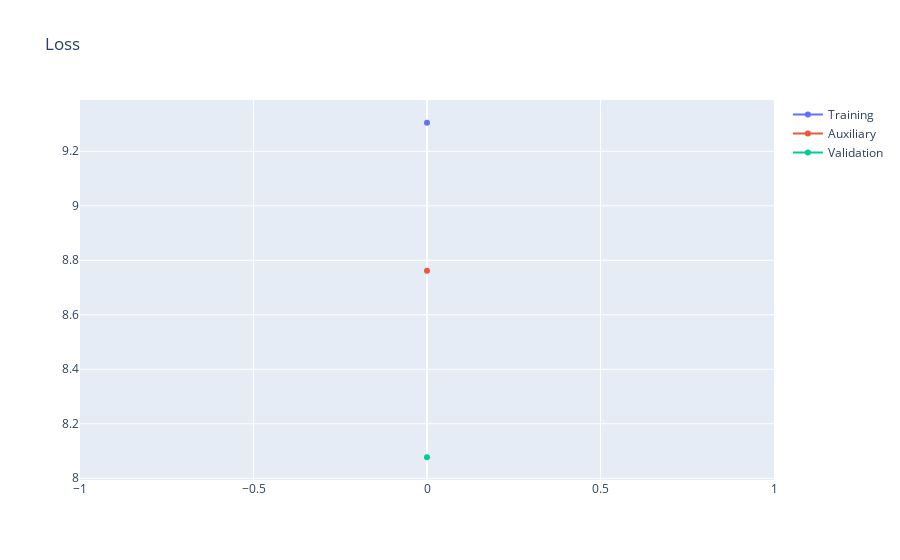
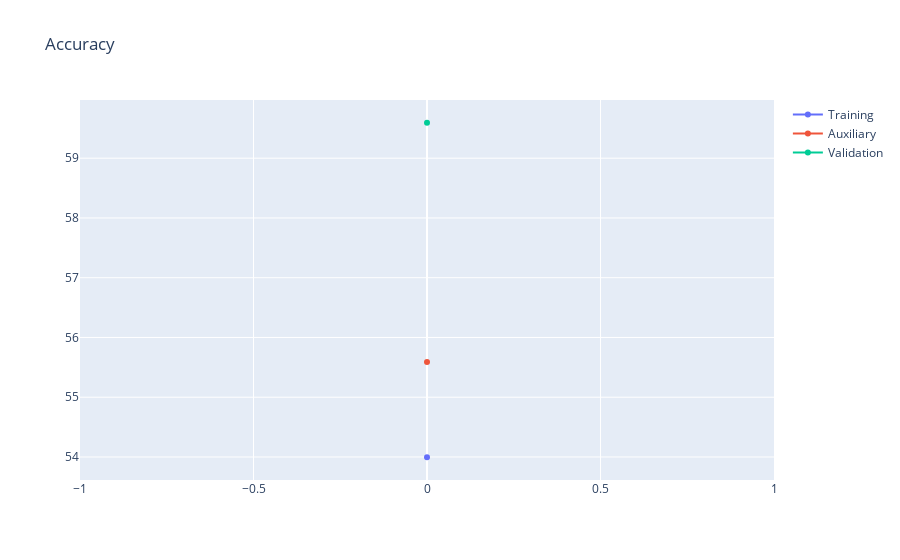
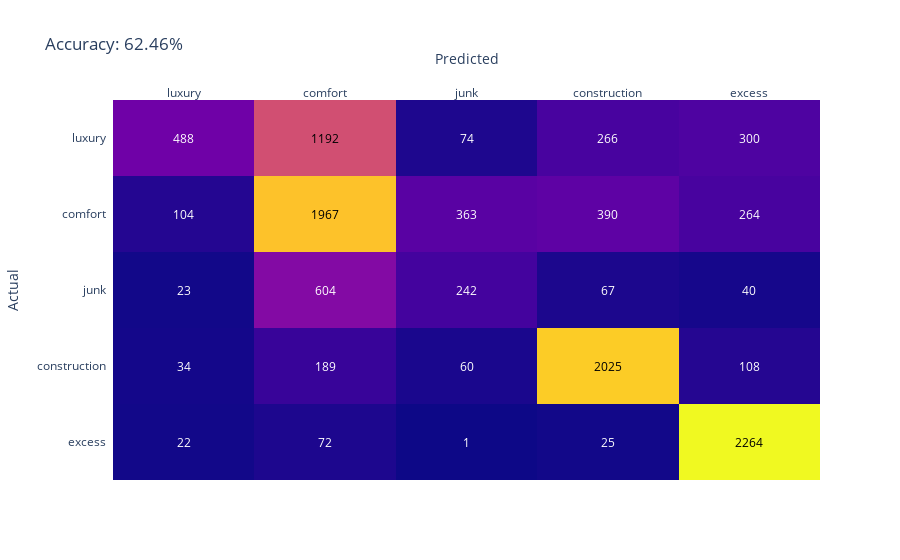

Notebook code for these charts, in order:
### Code cell
%%time
test(train())

### Figure 1 — Plotly figure (JSON) as saved in the notebook; plotly's stock layout.template omitted (floating-point values rounded to 4 significant figures)
{"data": [{"name": "Training", "type": "scatter", "x": [0], "y": [9.305]}, {"name": "Auxiliary", "type": "scatter", "x": [0], "y": [8.762]}, {"name": "Validation", "type": "scatter", "x": [0], "y": [8.077]}], "layout": {"title": {"text": "Loss"}}}

### Figure 2 — Plotly figure (JSON) as saved in the notebook; plotly's stock layout.template omitted (floating-point values rounded to 4 significant figures)
{"data": [{"name": "Training", "type": "scatter", "x": [0], "y": [54.0]}, {"name": "Auxiliary", "type": "scatter", "x": [0], "y": [55.59]}, {"name": "Validation", "type": "scatter", "x": [0], "y": [59.59]}], "layout": {"title": {"text": "Accuracy"}}}

### Figure 3 — Plotly figure (JSON) as saved in the notebook; plotly's stock layout.template omitted (floating-point values rounded to 4 significant figures)
{"data": [{"colorscale": [[0, "#0d0887"], [0.1111, "#46039f"], [0.2222, "#7201a8"], [0.3333, "#9c179e"], [0.4444, "#bd3786"], [0.5556, "#d8576b"], [0.6667, "#ed7953"], [0.7778, "#fb9f3a"], [0.8889, "#fdca26"], [1, "#f0f921"]], "hoverinfo": "skip", "reversescale": false, "showscale": false, "type": "heatmap", "x": ["luxury", "comfort", "junk", "construction", "excess"], "y": ["luxury", "comfort", "junk", "construction", "excess"], "z": [[488, 1192, 74, 266, 300], [104, 1967, 363, 390, 264], [23, 604, 242, 67, 40], [34, 189, 60, 2025, 108], [22, 72, 1, 25, 2264]]}], "layout": {"annotations": [{"font": {"color": "#FFFFFF"}, "showarrow": false, "text": "488", "x": "luxury", "xref": "x", "y": "luxury", "yref": "y"}, {"font": {"color": "#000000"}, "showarrow": false, "text": "1192", "x": "comfort", "xref": "x", "y": "luxury", "yref": "y"}, {"font": {"color": "#FFFFFF"}, "showarrow": false, "text": "74", "x": "junk", "xref": "x", "y": "luxury", "yref": "y"}, {"font": {"color": "#FFFFFF"}, "showarrow": false, "text": "266", "x": "construction", "xref": "x", "y": "luxury", "yref": "y"}, {"font": {"color": "#FFFFFF"}, "showarrow": false, "text": "300", "x": "excess", "xref": "x", "y": "luxury", "yref": "y"}, {"font": {"color": "#FFFFFF"}, "showarrow": false, "text": "104", "x": "luxury", "xref": "x", "y": "comfort", "yref": "y"}, {"font": {"color": "#000000"}, "showarrow": false, "text": "1967", "x": "comfort", "xref": "x", "y": "comfort", "yref": "y"}, {"font": {"color": "#FFFFFF"}, "showarrow": false, "text": "363", "x": "junk", "xref": "x", "y": "comfort", "yref": "y"}, {"font": {"color": "#FFFFFF"}, "showarrow": false, "text": "390", "x": "construction", "xref": "x", "y": "comfort", "yref": "y"}, {"font": {"color": "#FFFFFF"}, "showarrow": false, "text": "264", "x": "excess", "xref": "x", "y": "comfort", "yref": "y"}, {"font": {"color": "#FFFFFF"}, "showarrow": false, "text": "23", "x": "luxury", "xref": "x", "y": "junk", "yref": "y"}, {"font": {"color": "#FFFFFF"}, "showarrow": false, "text": "604", "x": "comfort", "xref": "x", "y": "junk", "yref": "y"}, {"font": {"color": "#FFFFFF"}, "showarrow": false, "text": "242", "x": "junk", "xref": "x", "y": "junk", "yref": "y"}, {"font": {"color": "#FFFFFF"}, "showarrow": false, "text": "67", "x": "construction", "xref": "x", "y": "junk", "yref": "y"}, {"font": {"color": "#FFFFFF"}, "showarrow": false, "text": "40", "x": "excess", "xref": "x", "y": "junk", "yref": "y"}, {"font": {"color": "#FFFFFF"}, "showarrow": false, "text": "34", "x": "luxury", "xref": "x", "y": "construction", "yref": "y"}, {"font": {"color": "#FFFFFF"}, "showarrow": false, "text": "189", "x": "comfort", "xref": "x", "y": "construction", "yref": "y"}, {"font": {"color": "#FFFFFF"}, "showarrow": false, "text": "60", "x": "junk", "xref": "x", "y": "construction", "yref": "y"}, {"font": {"color": "#000000"}, "showarrow": false, "text": "2025", "x": "construction", "xref": "x", "y": "construction", "yref": "y"}, {"font": {"color": "#FFFFFF"}, "showarrow": false, "text": "108", "x": "excess", "xref": "x", "y": "construction", "yref": "y"}, {"font": {"color": "#FFFFFF"}, "showarrow": false, "text": "22", "x": "luxury", "xref": "x", "y": "excess", "yref": "y"}, {"font": {"color": "#FFFFFF"}, "showarrow": false, "text": "72", "x": "comfort", "xref": "x", "y": "excess", "yref": "y"}, {"font": {"color": "#FFFFFF"}, "showarrow": false, "text": "1", "x": "junk", "xref": "x", "y": "excess", "yref": "y"}, {"font": {"color": "#FFFFFF"}, "showarrow": false, "text": "25", "x": "construction", "xref": "x", "y": "excess", "yref": "y"}, {"font": {"color": "#000000"}, "showarrow": false, "text": "2264", "x": "excess", "xref": "x", "y": "excess", "yref": "y"}], "title": {"text": "Accuracy: 62.46%"}, "xaxis": {"dtick": 1, "gridcolor": "rgb(0, 0, 0)", "side": "top", "ticks": "", "title": {"text": "Predicted"}}, "yaxis": {"autorange": "reversed", "dtick": 1, "ticks": "", "ticksuffix": "  ", "title": {"text": "Actual"}}}}
